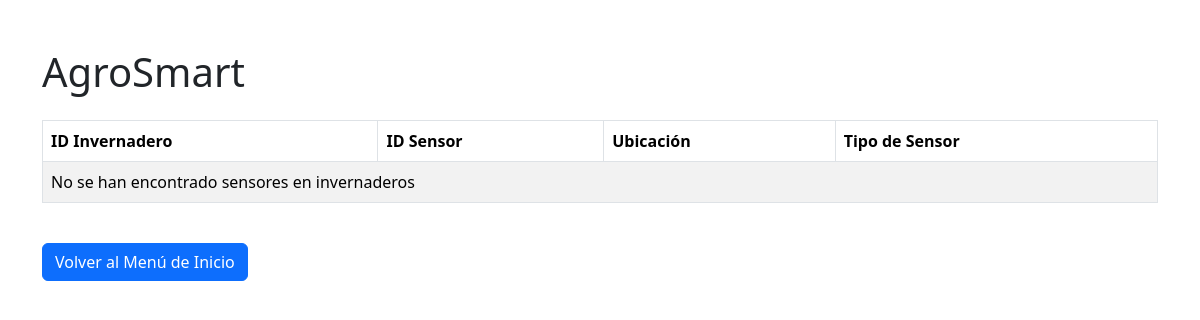
Page /secadmin/sensores_invernadero.php on the earlier database version.
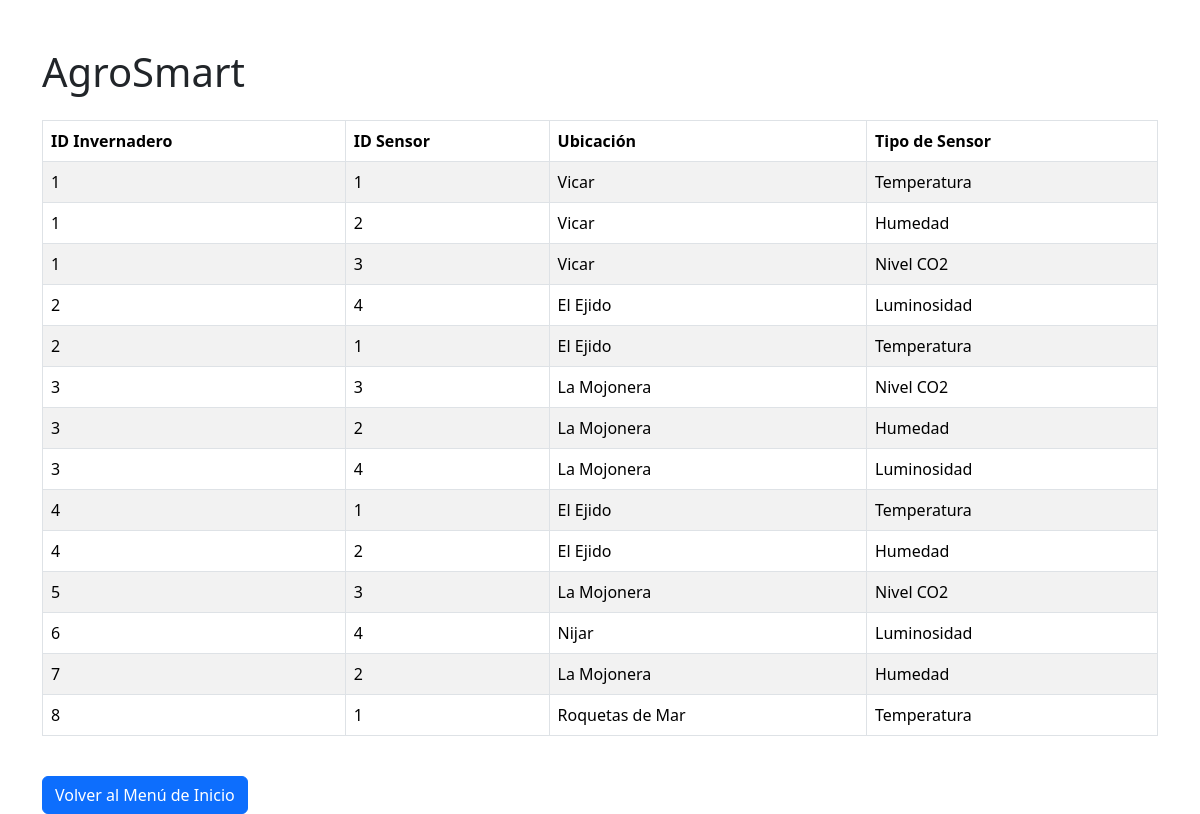
Same page on the later database version.
### tables this page shows
CREATE TABLE `invernadero` (
  `id_Invernadero` int(11) NOT NULL,
  `ubicacionInvernadero` varchar(50) NOT NULL,
  `idUsuario` int(11) NOT NULL
);

CREATE TABLE `sensores` (
  `idSensor` int(11) NOT NULL,
  `tipo_sensor` varchar(30) NOT NULL
);

### secadmin/sensores_invernadero.php (the view, shortened to what this page needs)
<?php
$server = "localhost:3306";
$user = "root";
$pass = "";
$base = "gestioninvernaderos";
$dwes = mysqli_connect($server, $user, $pass, $base);
$query = "SELECT i.id_Invernadero, i.ubicacionInvernadero, s.idSensor, s.tipo_sensor
    FROM invernadero i
    INNER JOIN sensores_inver si ON i.id_Invernadero = si.id_Invernadero
    INNER JOIN sensores s ON si.idSensor = s.idSensor;";
$result = mysqli_query($dwes, $query);
?>
<!DOCTYPE html>
<html lang="es">
<head>
    <link href="https://cdn.jsdelivr.net/npm/bootstrap@5.3.3/dist/css/bootstrap.min.css" rel="stylesheet">
</head>
<body>
    <div class="container mt-5">
        <h1 class="mb-4">AgroSmart</h1>
        <table class="table table-striped table-bordered">
            <thead>
                <tr>
                    <th>ID Invernadero</th>
                    <th>ID Sensor</th>
                    <th>Ubicación</th>
                    <th>Tipo de Sensor</th>
                </tr>
            </thead>
            <tbody>
                <?php
                if ($result && mysqli_num_rows($result) > 0) {
                    while ($row = mysqli_fetch_assoc($result)) {
                        echo "<tr>
                                <td>{$row['id_Invernadero']}</td>
                                <td>{$row['idSensor']}</td>
                                <td>{$row['ubicacionInvernadero']}</td>
                                <td>{$row['tipo_sensor']}</td>
                              </tr>";
                    }
                } else {
                    echo "<tr><td colspan='4'>No se han encontrado sensores en invernaderos</td></tr>";
                }
                ?>
            </tbody>
        </table>
        <a href="../agrosmart.php" class="btn btn-primary mt-4">Volver al Menú de Inicio</a> </div>
</body>
</html>

Differences in the rows shown:
added invernadero: id_Invernadero "1", sensores.idSensor "1", ubicacionInvernadero "Vicar", sensores.tipo_sensor "Temperatura", sensores.idSensor "2", sensores.tipo_sensor "Humedad", sensores.idSensor "3", sensores.tipo_sensor "Nivel CO2"
added invernadero: id_Invernadero "2", sensores.idSensor "4", ubicacionInvernadero "El Ejido", sensores.tipo_sensor "Luminosidad", sensores.idSensor "1", sensores.tipo_sensor "Temperatura"
added invernadero: id_Invernadero "3", sensores.idSensor "3", ubicacionInvernadero "La Mojonera", sensores.tipo_sensor "Nivel CO2", sensores.idSensor "2", sensores.tipo_sensor "Humedad", sensores.idSensor "4", sensores.tipo_sensor "Luminosidad"
added invernadero: id_Invernadero "4", sensores.idSensor "1", ubicacionInvernadero "El Ejido", sensores.tipo_sensor "Temperatura", sensores.idSensor "2", sensores.tipo_sensor "Humedad"
added invernadero: id_Invernadero "5", sensores.idSensor "3", ubicacionInvernadero "La Mojonera", sensores.tipo_sensor "Nivel CO2"
added invernadero: id_Invernadero "6", sensores.idSensor "4", ubicacionInvernadero "Nijar", sensores.tipo_sensor "Luminosidad"
added invernadero: id_Invernadero "7", sensores.idSensor "2", ubicacionInvernadero "La Mojonera", sensores.tipo_sensor "Humedad"
added invernadero: id_Invernadero "8", sensores.idSensor "1", ubicacionInvernadero "Roquetas de Mar", sensores.tipo_sensor "Temperatura"
Other differences:
text no longer shown: "No se han encontrado sensores en invernaderos"
